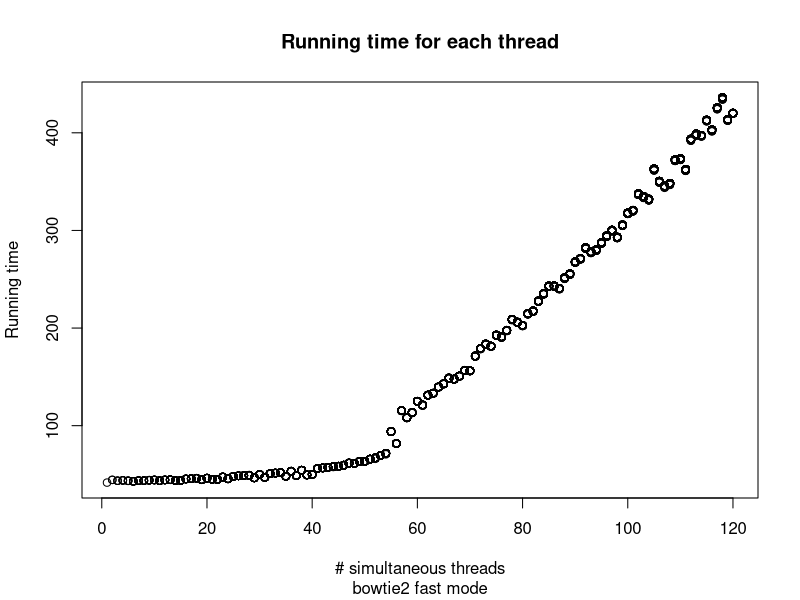
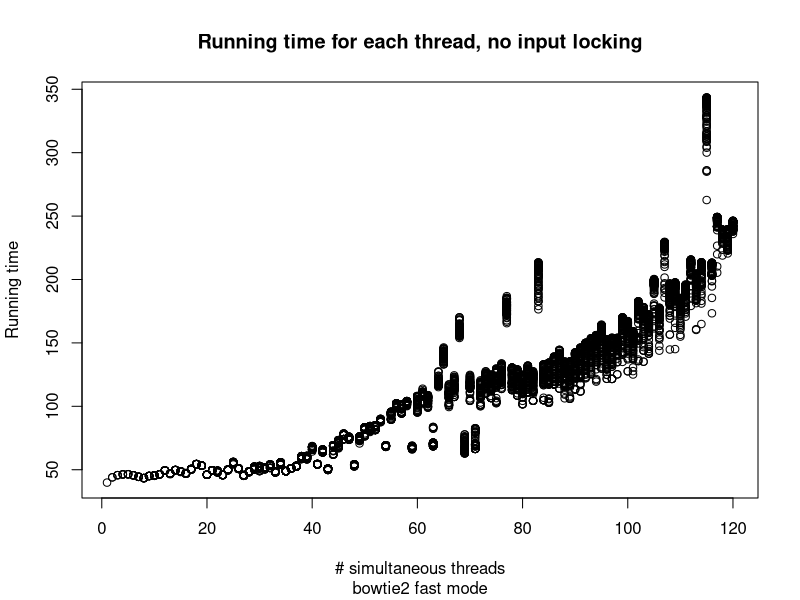
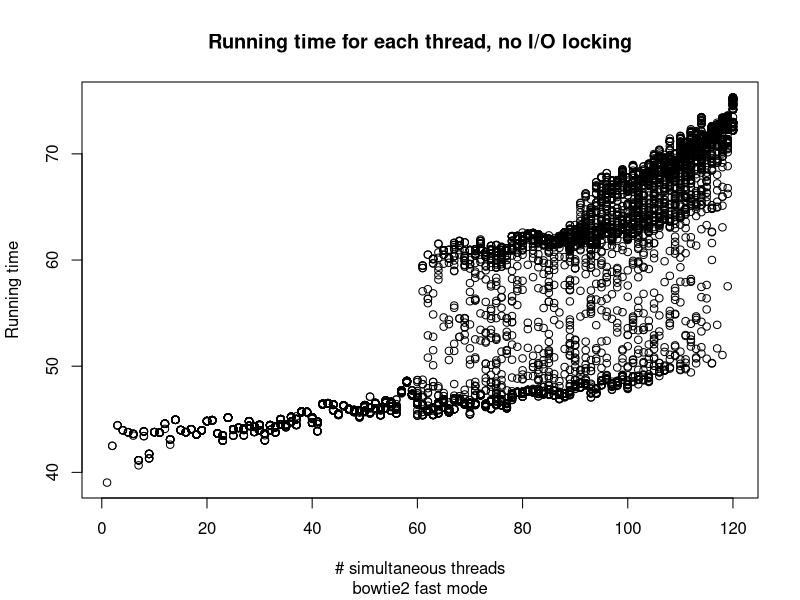
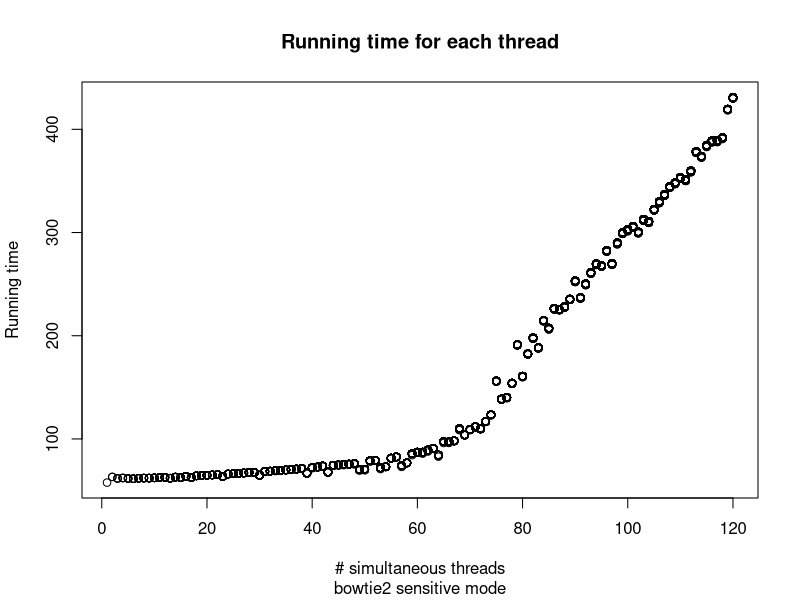
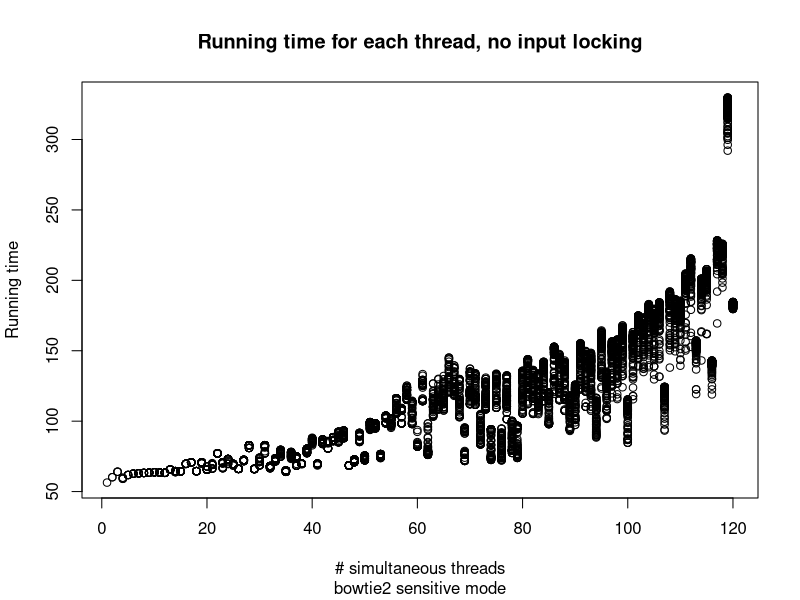
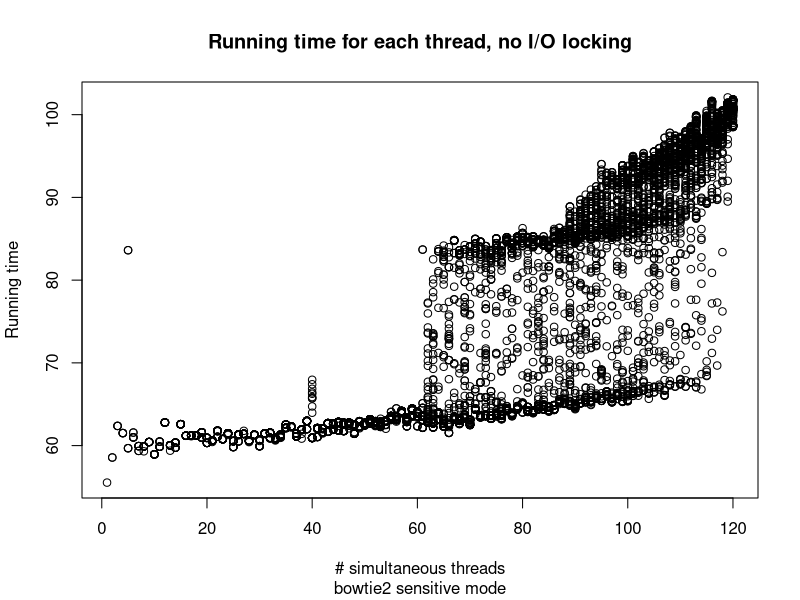
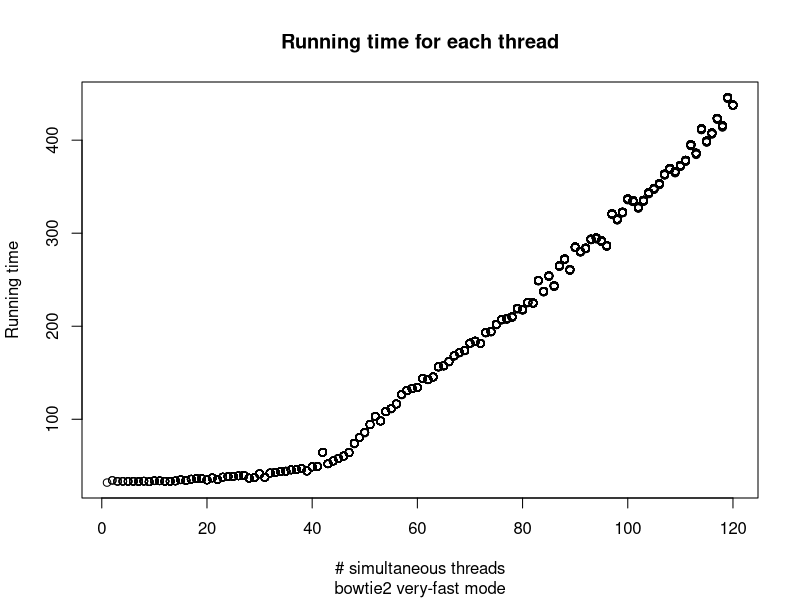
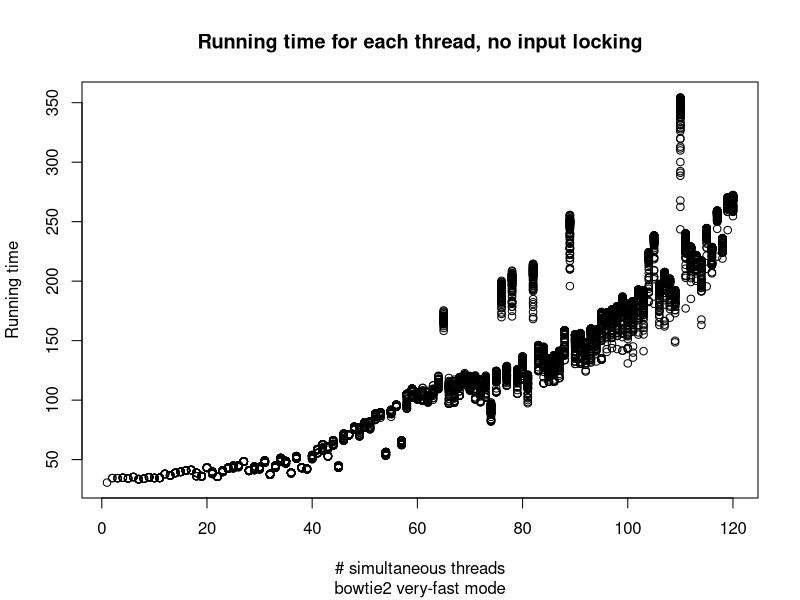

Generate these figures, in order, with R:
pdf(file='fast_normal.pdf')
xy <- read.table('fast_normal.tsv')
plot(xy$V1, xy$V2,
	    xlab='# simultaneous threads',
	    ylab='Running time',
	    main='Running time for each thread',
        sub='bowtie2 fast mode')
dev.off()

pdf(file='fast_no_in.pdf')
xy <- read.table('fast_no_in.tsv')
plot(xy$V1, xy$V2,
	    xlab='# simultaneous threads',
	    ylab='Running time',
	    main='Running time for each thread, no input locking',
        sub='bowtie2 fast mode')
dev.off()

pdf(file='fast_no_io.pdf')
xy <- read.table('fast_no_io.tsv')
plot(xy$V1, xy$V2, 
	    xlab='# simultaneous threads',
	    ylab='Running time',
	    main='Running time for each thread, no I/O locking',
        sub='bowtie2 fast mode')
dev.off()

pdf(file='sensitive_normal.pdf')
xy <- read.table('sensitive_normal.tsv')
plot(xy$V1, xy$V2,
	    xlab='# simultaneous threads',
	    ylab='Running time',
	    main='Running time for each thread',
        sub='bowtie2 sensitive mode')
dev.off()

pdf(file='sensitive_no_in.pdf')
xy <- read.table('sensitive_no_in.tsv')
plot(xy$V1, xy$V2,
	    xlab='# simultaneous threads',
	    ylab='Running time',
	    main='Running time for each thread, no input locking',
        sub='bowtie2 sensitive mode')
dev.off()

pdf(file='sensitive_no_io.pdf')
xy <- read.table('sensitive_no_io.tsv')
plot(xy$V1, xy$V2, 
	    xlab='# simultaneous threads',
	    ylab='Running time',
	    main='Running time for each thread, no I/O locking',
        sub='bowtie2 sensitive mode')
dev.off()

pdf(file='very-fast_normal.pdf')
xy <- read.table('very-fast_normal.tsv')
plot(xy$V1, xy$V2,
	    xlab='# simultaneous threads',
	    ylab='Running time',
	    main='Running time for each thread',
        sub='bowtie2 very-fast mode')
dev.off()

pdf(file='very-fast_no_in.pdf')
xy <- read.table('very-fast_no_in.tsv')
plot(xy$V1, xy$V2,
	    xlab='# simultaneous threads',
	    ylab='Running time',
	    main='Running time for each thread, no input locking',
        sub='bowtie2 very-fast mode')
dev.off()

pdf(file='very-fast_no_io.pdf')
xy <- read.table('very-fast_no_io.tsv')
plot(xy$V1, xy$V2, 
	    xlab='# simultaneous threads',
	    ylab='Running time',
	    main='Running time for each thread, no I/O locking',
        sub='bowtie2 very-fast mode')
dev.off()

pdf(file='very-sensitive_normal.pdf')
xy <- read.table('very-sensitive_normal.tsv')
plot(xy$V1, xy$V2,
	    xlab='# simultaneous threads',
	    ylab='Running time',
	    main='Running time for each thread',
        sub='bowtie2 very-sensitive mode')
dev.off()

pdf(file='very-sensitive_no_in.pdf')
xy <- read.table('very-sensitive_no_in.tsv')
plot(xy$V1, xy$V2,
	    xlab='# simultaneous threads',
	    ylab='Running time',
	    main='Running time for each thread, no input locking',
        sub='bowtie2 very-sensitive mode')
dev.off()

pdf(file='very-sensitive_no_io.pdf')
xy <- read.table('very-sensitive_no_io.tsv')
plot(xy$V1, xy$V2, 
	    xlab='# simultaneous threads',
	    ylab='Running time',
	    main='Running time for each thread, no I/O locking',
        sub='bowtie2 very-sensitive mode')
dev.off()




